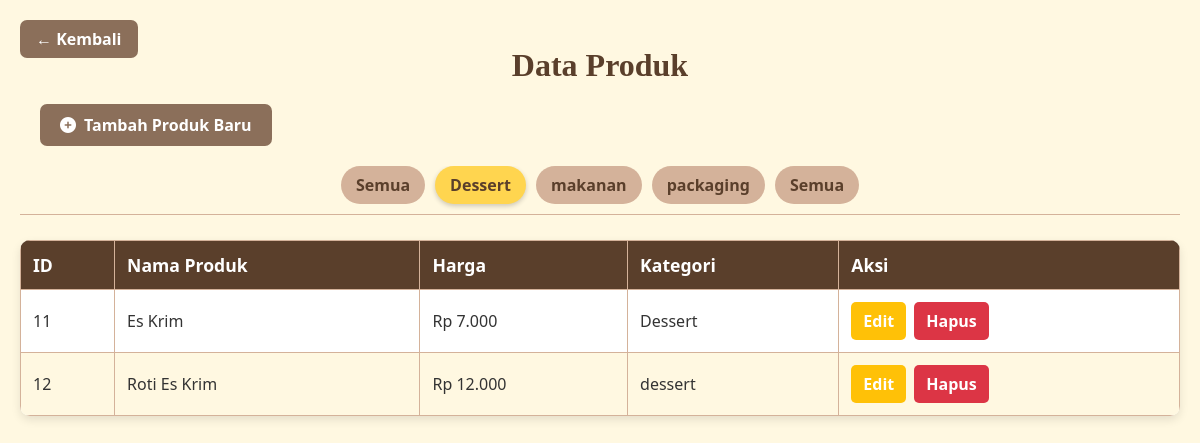
The page /kasir-app/modules/produk/produk.php?kategori=Dessert (signed in) on the database its author committed.
### tables this page shows
CREATE TABLE `produk` (
  `id_produk` int(11) NOT NULL,
  `kategori` varchar(100) DEFAULT NULL,
  `nama_produk` varchar(100) NOT NULL,
  `harga` int(11) NOT NULL
);

### kasir-app/modules/produk/produk.php (the view, shortened to what this page needs)
<?php
include("../../config/db.php");
$kategori_terpilih = $_GET['kategori'] ?? 'Semua';
$kategori_q = $koneksi->query("SELECT DISTINCT kategori FROM produk ORDER BY kategori ASC");
$daftar_kategori = ['Semua'];
while ($row = $kategori_q->fetch_assoc()) {
    $daftar_kategori[] = htmlspecialchars($row['kategori']);
}
$sql_produk = "SELECT id_produk, nama_produk, harga, kategori FROM produk";
if ($kategori_terpilih !== 'Semua') {
    $kategori_terpilih_sql = $koneksi->real_escape_string($kategori_terpilih);
    $sql_produk .= " WHERE kategori = '$kategori_terpilih_sql'";
}
$sql_produk .= " ORDER BY nama_produk ASC";
$produk_q = $koneksi->query($sql_produk);
?>
<!DOCTYPE html>
<html lang="id">
<head>
    <link rel="stylesheet" href="https://cdnjs.cloudflare.com/ajax/libs/font-awesome/6.4.0/css/all.min.css">
</head>
<body>
    <a href="../home.php" class="btn-kembali">← Kembali</a>
    <h2>Data Produk</h2>
    <div class="add-product-btn-wrapper">
        <a href="produk_tambah.php" class="add-product-btn">
            <i class="fas fa-plus-circle"></i> Tambah Produk Baru
        </a>
    </div>
    <div class="category-nav">
        <?php foreach ($daftar_kategori as $cat) :
            $active_class = ($cat == $kategori_terpilih) ? 'active' : '';
            $category_link = "produk.php";
            if ($cat !== 'Semua') {
                $category_link .= "?kategori=" . urlencode($cat);
            }
        ?>
            <a href="<?= $category_link ?>" class="<?= $active_class ?>"><?= htmlspecialchars($cat) ?></a>
        <?php endforeach; ?>
    </div>
    <table>
        <thead>
            <tr>
                <th>ID</th>
                <th>Nama Produk</th>
                <th>Harga</th>
                <th>Kategori</th>
                <th>Aksi</th>
            </tr>
        </thead>
        <tbody>
            <?php if ($produk_q->num_rows > 0) : ?>
                <?php while ($p = $produk_q->fetch_assoc()): ?>
                <tr>
                    <td data-label="ID"><?= htmlspecialchars($p['id_produk']) ?></td>
                    <td data-label="Nama Produk"><?= htmlspecialchars($p['nama_produk']) ?></td>
                    <td data-label="Harga">Rp <?= number_format($p['harga'], 0, ',', '.') ?></td>
                    <td data-label="Kategori"><?= htmlspecialchars($p['kategori'] ?? '-') ?></td>
                    <td data-label="Aksi">
                        <div class="action-buttons">
                            <a href="produk_edit.php?id=<?= $p['id_produk'] ?>" class="btn btn-edit">Edit</a>
                            <a href="produk.php?action=hapus&id=<?= $p['id_produk'] ?>" class="btn btn-delete" onclick="return confirm('Yakin mau hapus produk ini? Data akan hilang permanen!')">Hapus</a>
                        </div>
                    </td>
                </tr>
                <?php endwhile; ?>
            <?php else : ?>
                <tr>
                    <td colspan="5" style="text-align: center; padding: 20px; color: var(--color-secondary-brown);">Gak ada data produk di kategori ini.</td>
                </tr>
            <?php endif; ?>
        </tbody>
    </table>
</body>
</html>

### kasir-app/modules/produk/produk.php (style rules this page uses)
:root { --color-primary-brown: #5A3F2B; --color-secondary-brown: #8B6F5A; --color-light-brown: #D4B29A; --color-cream: #FFF8E1; --color-yellow: #FFD54F; --color-dark-yellow: #FFA000; --color-text-dark: #333; --color-text-light: #fff; --color-success: #66BB6A; --color-error: #EF5350; --color-info: #2196F3; --color-delete: #DC3545; --color-edit: #FFC107; --color-add: #28A745; }
body { font-family: 'Segoe UI', Tahoma, Geneva, Verdana, sans-serif; padding: 20px; background-color: var(--color-cream); color: var(--color-text-dark); margin: 0; position: relative; }
h2 { margin-bottom: 20px; color: var(--color-primary-brown); text-align: center; font-size: 2em; font-family: 'Georgia', serif; }
.btn-kembali { position: absolute; top: 20px; left: 20px; background-color: var(--color-secondary-brown); color: var(--color-text-light); padding: 8px 16px; text-decoration: none; border-radius: 7px; font-weight: bold; transition: background-color 0.3s ease; }
.category-nav { display: flex; justify-content: center; gap: 10px; margin-bottom: 25px; padding-bottom: 10px; border-bottom: 1px solid var(--color-light-brown); overflow-x: auto; white-space: nowrap; }
.category-nav a { padding: 8px 15px; border-radius: 20px; text-decoration: none; color: var(--color-primary-brown); background-color: var(--color-light-brown); font-weight: bold; transition: background-color 0.3s ease, color 0.3s ease, box-shadow 0.3s ease; flex-shrink: 0; }
.category-nav a.active { background-color: var(--color-yellow); color: var(--color-primary-brown); box-shadow: 0 2px 5px rgba(0,0,0,0.2); pointer-events: none; }
.add-product-btn-wrapper { margin-bottom: 20px; padding-left: 20px; }
.add-product-btn { background-color: var(--color-secondary-brown); color: var(--color-text-light); padding: 10px 20px; border: none; border-radius: 7px; font-weight: bold; cursor: pointer; transition: background-color 0.3s ease; text-decoration: none; display: inline-flex; align-items: center; gap: 8px; }
table { width: 100%; border-collapse: collapse; background-color: var(--color-text-light); border-radius: 10px; overflow: hidden; box-shadow: 0 4px 10px rgba(0,0,0,0.1); }
table thead { background-color: var(--color-primary-brown); color: var(--color-text-light); }
table th, table td { border: 1px solid var(--color-light-brown); padding: 12px; text-align: left; }
table th { font-weight: bold; font-size: 1.1em; }
table tbody tr:nth-child(even) { background-color: var(--color-cream); }
.action-buttons { display: flex; gap: 8px; flex-wrap: wrap; }
.action-buttons .btn { padding: 8px 12px; border: none; border-radius: 5px; cursor: pointer; font-weight: bold; transition: background-color 0.3s ease; text-decoration: none; color: white; }
.action-buttons .btn-edit { background-color: var(--color-edit); }
.action-buttons .btn-delete { background-color: var(--color-delete); }

### rows shown on the page
produk: id_produk "11", nama_produk "Es Krim", harga "7.000", kategori "Dessert"
produk: id_produk "12", nama_produk "Roti Es Krim", harga "12.000", kategori "dessert"

### other values the page prints
$cat "Semua"
$cat "Dessert"
$cat "makanan"
$cat "packaging"
